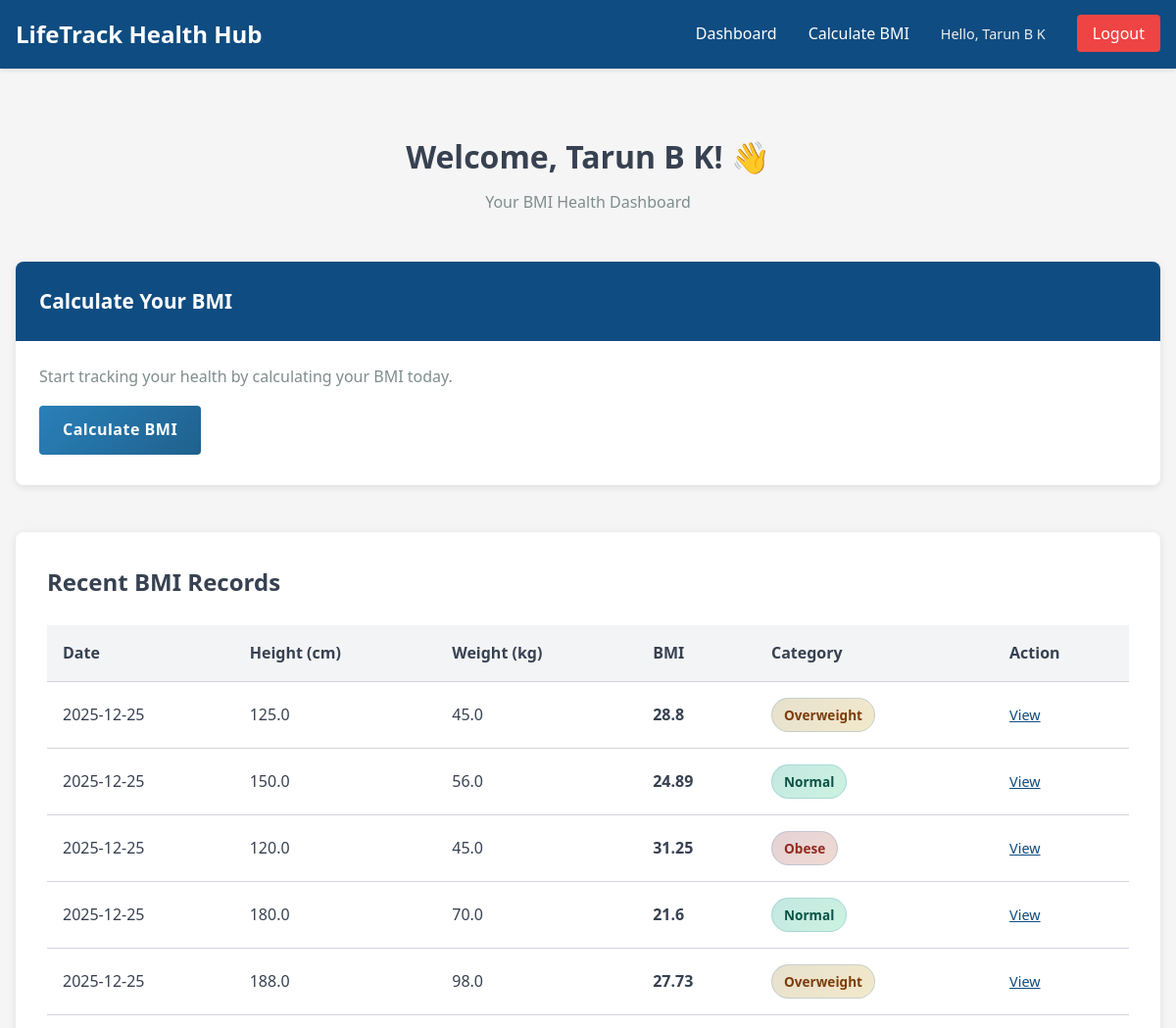
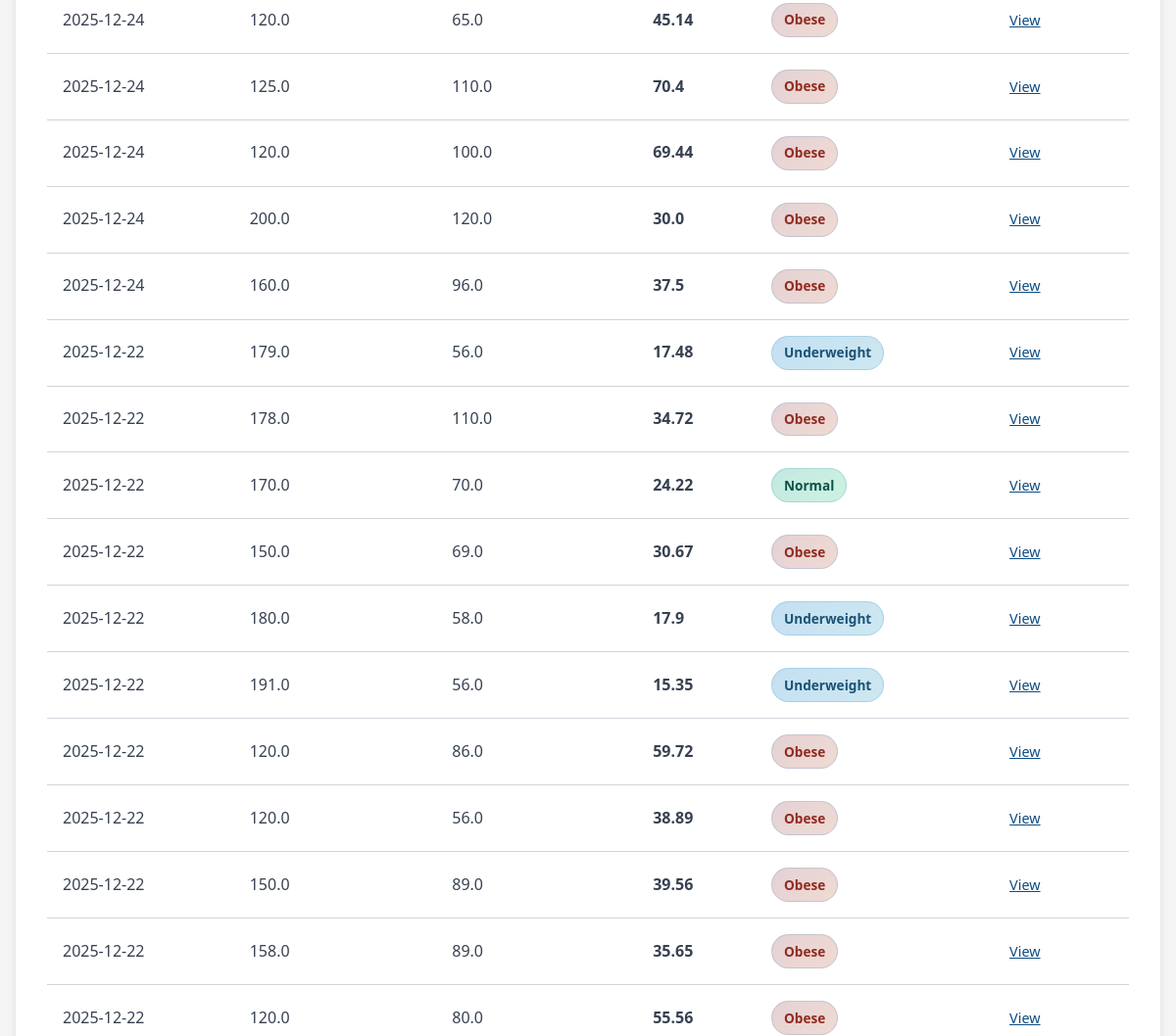
The page /dashboard (signed in, upper part) on the database as committed earlier (2 pictures, top to bottom).
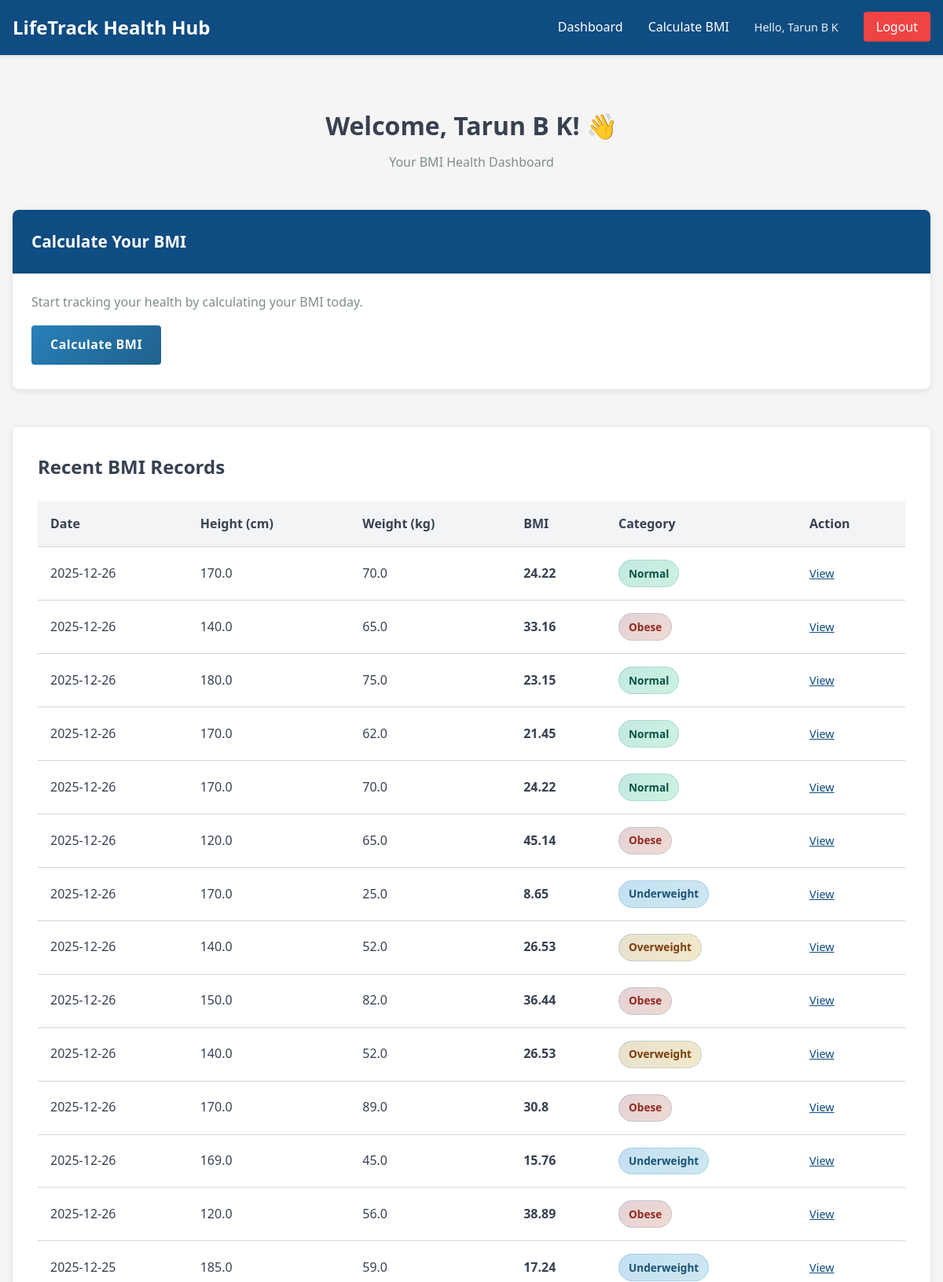
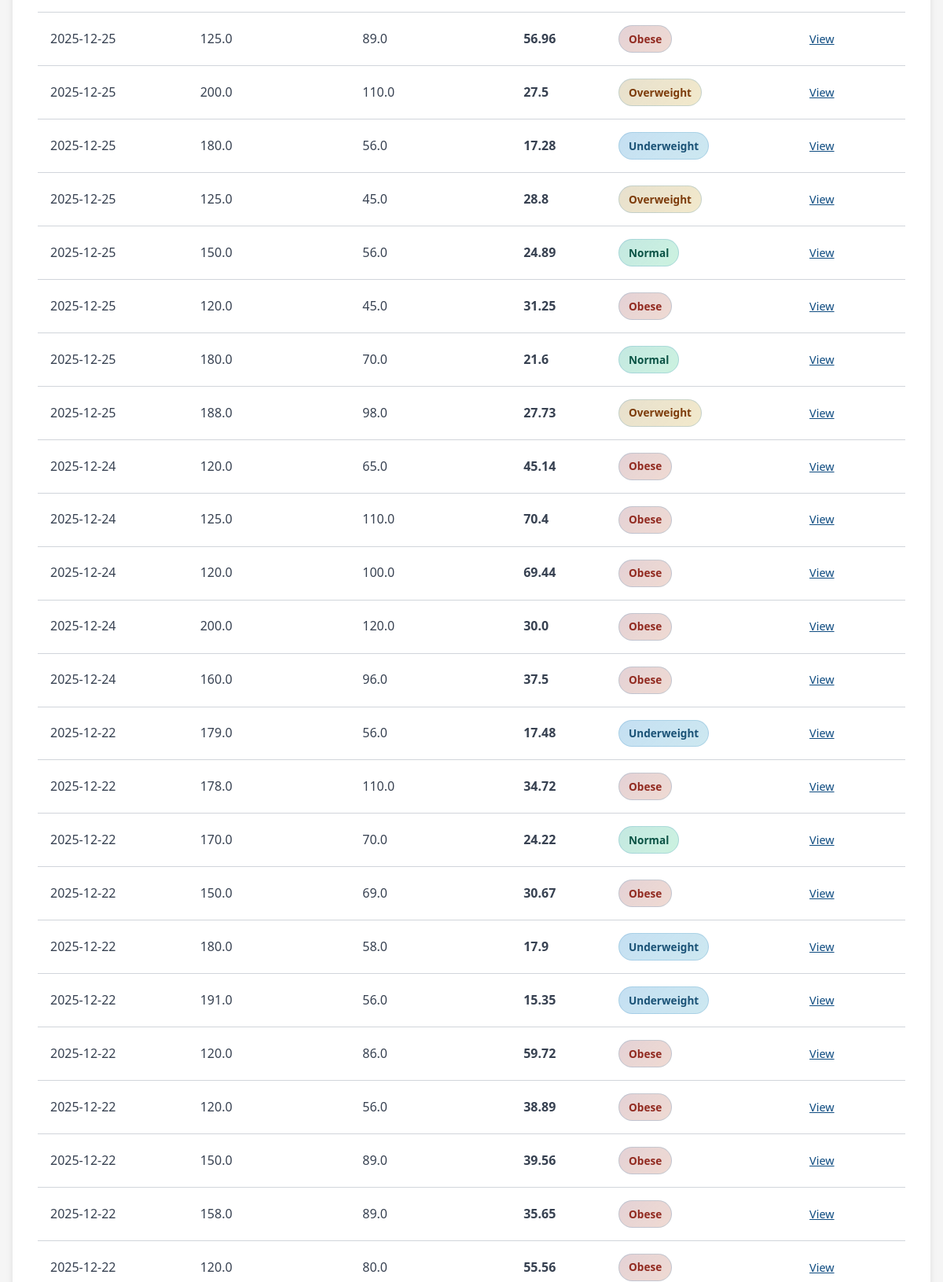
The same page on the database as committed later (2 pictures, top to bottom).
### tables this page shows
CREATE TABLE bmi_records (
            id INTEGER PRIMARY KEY AUTOINCREMENT,
            patient_id INTEGER NOT NULL,
            height REAL NOT NULL,
            weight REAL NOT NULL,
            bmi REAL NOT NULL,
            category TEXT NOT NULL,
            date TIMESTAMP DEFAULT CURRENT_TIMESTAMP, age INTEGER, gender TEXT,
            FOREIGN KEY (patient_id) REFERENCES users(id)
        );

### app.py (the view)
@app.route('/dashboard')
@login_required
def dashboard():
    db = get_db()
    cursor = db.cursor()
    cursor.execute(
        "SELECT * FROM bmi_records WHERE patient_id = ? AND date >= date('now', '-3 months') ORDER BY date DESC",
        (session['user_id'],)
    )
    records = cursor.fetchall()
    db.close()
    return render_template('dashboard.html', records=records)

### app.py (called while the page is built)
def get_db():
    db = sqlite3.connect(DATABASE)
    db.row_factory = sqlite3.Row
    return db

def login_required(f):
    @wraps(f)
    def decorated_function(*args, **kwargs):
        if 'user_id' not in session:
            return redirect(url_for('login'))
        return f(*args, **kwargs)
    return decorated_function

### templates/dashboard.html (shortened to what this page needs)
{% extends "base.html" %}
{% block content %}
<div class="dashboard-container">
    <div class="dashboard-header">
        <h1>Welcome, {{ session.get('user_name') }}! 👋</h1>
        <p>Your BMI Health Dashboard</p>
    </div>
    <div class="dashboard-grid">
        <div class="dashboard-card">
            <div class="card-header">
                <h2>Calculate Your BMI</h2>
            </div>
            <div class="card-body">
                <p>Start tracking your health by calculating your BMI today.</p>
                <a href="{{ url_for('bmi_calculator') }}" class="btn btn-primary">
                    Calculate BMI
                </a>
            </div>
        </div>
    </div>
    {% if records %}
    <div class="records-section">
        <h2>Recent BMI Records</h2>
        <div class="records-table">
            <table>
                <thead>
                    <tr>
                        <th>Date</th>
                        <th>Height (cm)</th>
                        <th>Weight (kg)</th>
                        <th>BMI</th>
                        <th>Category</th>
                        <th>Action</th>
                    </tr>
                </thead>
                <tbody>
                    {% for record in records %}
                    <tr>
                        <td>{{ record['date'][:10] }}</td>
                        <td>{{ record['height'] }}</td>
                        <td>{{ record['weight'] }}</td>
                        <td><strong>{{ record['bmi'] }}</strong></td>
                        <td>
                            <span class="badge badge-{{ record['category'].lower().replace(' ', '-') }}">
                                {{ record['category'] }}
                            </span>
                        </td>
                        <td>
                            <a href="{{ url_for('result', record_id=record['id']) }}" class="btn-link">View</a>
                        </td>
                    </tr>
                    {% endfor %}
                </tbody>
            </table>
        </div>
    </div>
    {% else %}
    <div class="no-records">
        <p>No BMI records yet. Start by calculating your BMI!</p>
    </div>
    {% endif %}
</div>
{% endblock %}

Rows that differ between the two databases and show on the page:
added bmi_records: date "2025-12-26", height "170.0", weight "70.0", bmi "24.22", category "Normal"
added bmi_records: date "2025-12-26", height "140.0", weight "65.0", bmi "33.16", category "Obese"
added bmi_records: date "2025-12-26", height "180.0", weight "75.0", bmi "23.15", category "Normal"
added bmi_records: date "2025-12-26", height "170.0", weight "62.0", bmi "21.45", category "Normal"
added bmi_records: date "2025-12-26", height "170.0", weight "70.0", bmi "24.22", category "Normal"
added bmi_records: date "2025-12-26", height "120.0", weight "65.0", bmi "45.14", category "Obese"
added bmi_records: date "2025-12-26", height "170.0", weight "25.0", bmi "8.65", category "Underweight"
added bmi_records: date "2025-12-26", height "140.0", weight "52.0", bmi "26.53", category "Overweight"
added bmi_records: date "2025-12-26", height "150.0", weight "82.0", bmi "36.44", category "Obese"
added bmi_records: date "2025-12-26", height "140.0", weight "52.0", bmi "26.53", category "Overweight"
added bmi_records: date "2025-12-26", height "170.0", weight "89.0", bmi "30.8", category "Obese"
added bmi_records: date "2025-12-26", height "169.0", weight "45.0", bmi "15.76", category "Underweight"
added bmi_records: date "2025-12-26", height "120.0", weight "56.0", bmi "38.89", category "Obese"
added bmi_records: date "2025-12-25", height "185.0", weight "59.0", bmi "17.24", category "Underweight"
added bmi_records: date "2025-12-25", height "125.0", weight "89.0", bmi "56.96", category "Obese"
added bmi_records: date "2025-12-25", height "200.0", weight "110.0", bmi "27.5", category "Overweight"
added bmi_records: date "2025-12-25", height "180.0", weight "56.0", bmi "17.28", category "Underweight"
